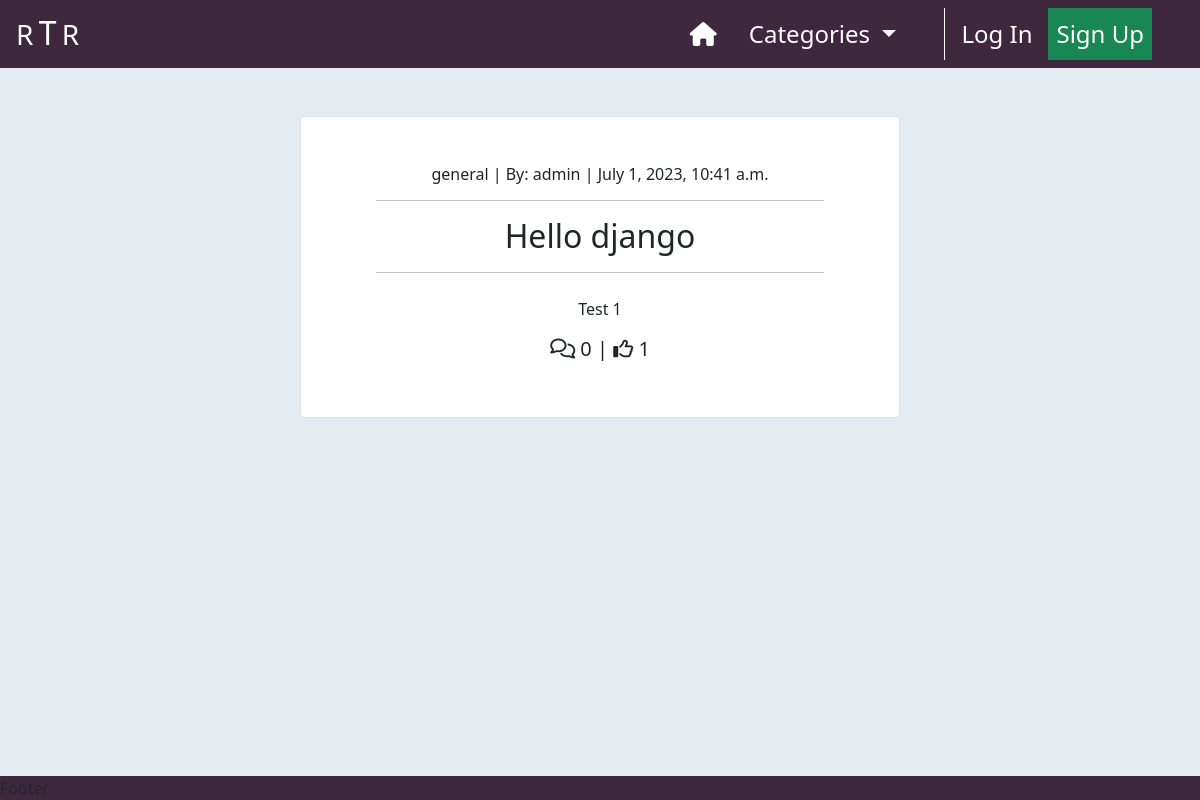
/, run on an earlier commit of the app's database.
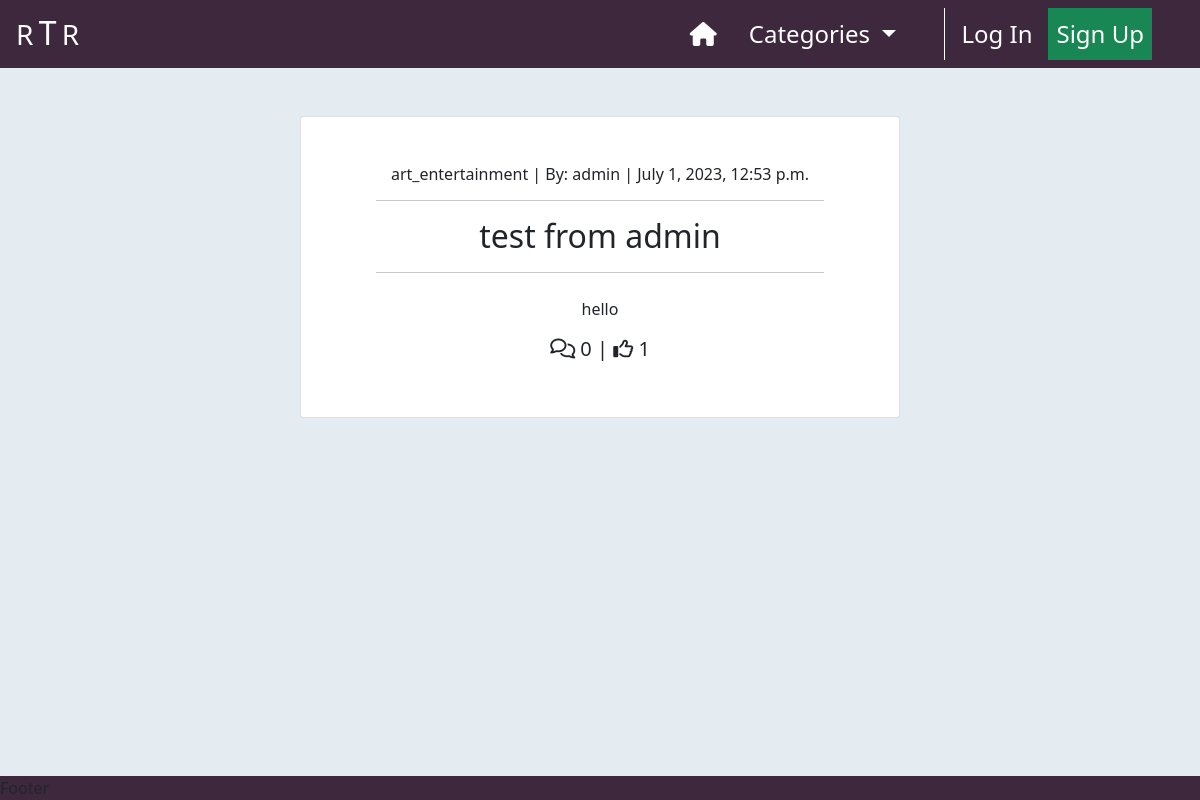
And on a later commit of the database.
### home/models.py (models this page shows, shortened)
class Post(models.Model):
    title = models.CharField(max_length=200, unique=True)
    slug = models.SlugField(
        max_length=200,
        unique=True,
        null=True,
        blank=True
    )
    author = models.ForeignKey(
        User,
        on_delete=models.CASCADE,
        related_name='posts'
    )
    excerpt = models.TextField(max_length=300, null=True, blank=True)
    content = models.TextField()
    category = models.ForeignKey(
        Category,
        max_length=30,
        null=True,
        blank=True,
        on_delete=models.SET_NULL
    )
    created_on = models.DateTimeField(auto_now_add=True)
    status = models.IntegerField(choices=STATUS, default=1)
    likes = models.ManyToManyField(User, related_name='likes', blank=True)
    class Meta:
        ordering = ['-created_on']

class Category(models.Model):
    class Meta:
        verbose_name_plural = 'Categories'
    friendly_name = models.CharField(max_length=254)
    name = models.CharField(max_length=254, null=True, blank=True)
    def get_friendly_name(self):
        return self.friendly_name

### home/views.py (the view)
# urls.py: path('', views.PostList.as_view(), name="index"),
class PostList(ListView):
    model = Post
    ordering = ['-created_on']
    template_name = "home/index.html"
    paginate_by = 2
    def get_queryset(self):
        category = self.request.GET.get('category')
        if category is not None:
            return Post.objects.filter(
                    category=category
                   ).order_by('-created_on')
        else:
            return Post.objects.all().order_by('-created_on')
    def get_context_data(self, **kwargs):
        context = super().get_context_data(**kwargs)
        context["category"] = self.request.GET.get('category', None)
        return context

### home/context_processors.py (called while the page is built)
def categories(request):
    return {
        'categories': Category.objects.all()
    }

### home/templates/home/index.html (shortened to what this page needs)
{% extends "base.html" %}
{% load static %}
{% block content %}
    <div class="container-fluid p-0">
        <div class="row g-0">
            <div class="col-md-8 col-lg-6 offset-md-2 offset-lg-3 text-center">
                {% for post in post_list %}
                    <div class="card card-border {% if is_paginated and forloop.first %}
                                                    mt-2
                                                 {% else %}
                                                    mt-5
                                                {% endif %}
                                                {% if forloop.last and not is_paginated %}
                                                    mb-5
                                                {% endif %}">
                        <a href="{% url 'post_detail' post.slug %}"
                            class="post-detail-link d-block my-5 text-dark text-decoration-none">
                            <h6>{{ post.category.name }} | By: {{ post.author | safe }}
                                <span class="post-date"> | {{ post.created_on }}</span>
                            </h6>
                            <hr class="w-75" style="margin-left: 12.5%;">
                            <h2 class="card-title">
                                {{ post.title }}
                            </h2>
                            <hr class="w-75" style="margin-left: 12.5%;">
                            {% if post.excerpt %}
                                <p class="mt-4 mx-2">{{ post.excerpt }}</p>
                            {% endif %}
                            <h5>
                                <span><i class="fa-regular fa-comments"></i> {{ post.comments.count }}</span> |
                                <span><i class="fa-regular fa-thumbs-up"></i> {{ post.likes.count }}</span>
                            </h5>
                        </a>
                    </div>
                {% endfor %}
            </div>
        </div>
    </div>
{% endblock %}

### templates/base.html (shortened to what this page needs)
{% load static %}
<!DOCTYPE html>
<html class="h-100 w-100" lang="en">
    <head>
        {% block corecss %}
            <link rel="stylesheet"
                  href="https://cdnjs.cloudflare.com/ajax/libs/font-awesome/5.15.3/css/all.min.css"
            >
            <link href="https://cdn.jsdelivr.net/npm/bootstrap@5.0.1/dist/css/bootstrap.min.css"
                  rel="stylesheet"
            >
            <link rel="stylesheet"
                  href="{% static 'css/base.css' %}"
            >
        {% endblock %}
    </head>
    <body class="h-100 w-100 d-flex flex-column bg-alice">
        <nav class="navbar navbar-expand-lg navbar-dark bg-purple">
            <a class="navbar-brand ms-3" href="{% url 'index' %}">
                <span class="fs-3 text-white">R</span>
                <h2 class="d-inline text-white">T</h2>
                <span class="fs-3 text-white me-5">R</span>
            </a>
            <div class="collapse navbar-collapse" id="navbarNavDropdown">
              <ul class="navbar-nav ms-auto me-5">
                <li class="nav-item">
                  <a class="nav-link ms-2 me-2 text-white fs-4"
                     href="{% url 'index' %}">
                    <i class="fa-solid fa-house" style="color: #ffffff;"></i>
                  </a>
                </li>
                <li class="nav-item dropdown">
                  <a class="nav-link dropdown-toggle ms-2 me-2 text-white fs-4"
                     href="#"
                     id="categories-dropdown" data-bs-toggle="dropdown"
                     aria-haspopup="true" aria-expanded="false">
                    Categories
                  </a>
                </li>
                <li class="nav-item active">
                  <a class="nav-link ms-2 text-white fs-4 me-2" href="#">
                  </a>
                </li>
                {% if user.is_authenticated %}
                  <li class="nav-item">
                    <a class="nav-link ms-2 me-2 text-white fs-4"
                       href="{% url 'create_post' %}">
                      <i class="fa-sharp fa-solid fa-pen-nib" style="color: #ffffff;"></i>
                      Create Post
                    </a>
                  </li>
                  <li class="nav-item dropdown">
                    <a class="nav-link dropdown-toggle ms-2 text-white fs-4" href="#"
                       id="userDropDown" data-bs-toggle="dropdown"
                       aria-haspopup="true" aria-expanded="false">
                      <i class="fa-solid fa-user" style="color: #ffffff;"></i>
                      {{ user.username }}
                    </a>
                    <div class="dropdown-menu p-0 border-0 m-0 bg-purple" aria-labelledby="userDropDown">
                      <a class="dropdown-item bg-purple text-white fs-5" href="{% url 'profile' %}">
                        Profile
                      </a>
                      <a class="dropdown-item bg-purple text-white fs-5" href="">
                        User Settings
                      </a>
                      <a class="dropdown-item bg-purple text-white fs-5" href="{% url 'account_logout' %}">
                        Log Out
                      </a>
                    </div>
                  </li>
                {% else %}
                  <li class="nav-item ml-auto">
                    <a class="nav-link fs-4 ms-2 text-white"
                       href="{% url 'account_login' %}">
                       Log In
                    </a>
                  </li>
                  <li class="nav-item">
                    <a class="nav-link fs-4 ms-2 text-white btn-success"
                       href="{% url 'account_signup' %}">
                      Sign Up
                    </a>
                  </li>
                {% endif %}
              </ul>
            </div>
          </nav>
        {% block content %}
        {% endblock content %}
        <footer class="mt-auto w-100 bg-purple">
        </footer>
    </body>
</html>

### static/css/base.css (style rules this page uses)
.bg-alice { background-color: #E4EBF1; }
.bg-purple { background-color: #3E283E; }

What changed in the data, as far as the page shows it:
removed Post: category.name "general", author "admin", created_on "July 1, 2023, 10:41 a.m.", title "Hello django", excerpt "Test 1", comments.count "0", likes.count "1"
added Post: category.name "art_entertainment", author "admin", created_on "July 1, 2023, 12:53 p.m.", title "test from admin", excerpt "hello", comments.count "0", likes.count "1"
